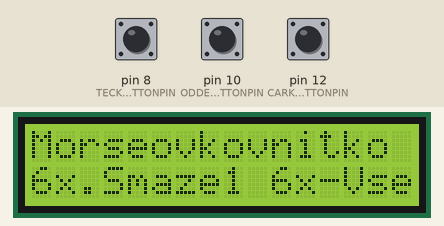
Bench run of a sketch on a simulated Arduino Uno, built with avr-gcc and run on an emulated ATmega328P. Parts: 16×2 character LCD. The inputs (shaded band) are chosen by the test bench; at power-on: pin 8 (TECKABUTTONPIN) LOW, pin 10 (ODDELBUTTONPIN) LOW, pin 12 (CARKABUTTONPIN) LOW.

Above: at 1.2 s.
1.3 s: pin 8 (TECKABUTTONPIN) pulled HIGH for 0.15 s
At 2.6 s:
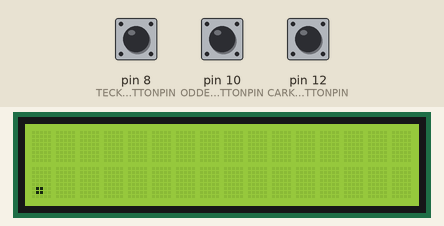
2.9 s: pin 10 (ODDELBUTTONPIN) pulled HIGH for 0.15 s
At 3.8 s:
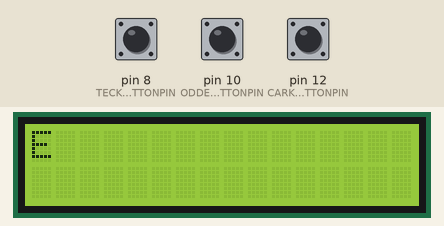
4.5 s: pin 12 (CARKABUTTONPIN) pulled HIGH for 0.15 s
6.1 s: pin 10 (ODDELBUTTONPIN) pulled HIGH for 1 s
At 7.5 s:
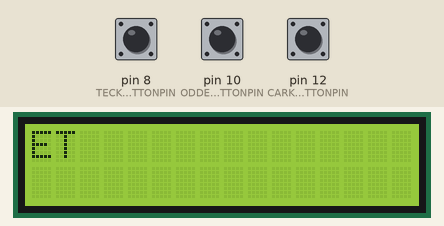
8.6 s: pin 8 (TECKABUTTONPIN) pulled HIGH for 1 s
11.1 s: pin 10 (ODDELBUTTONPIN) pulled HIGH for 0.15 s
At 12.5 s:
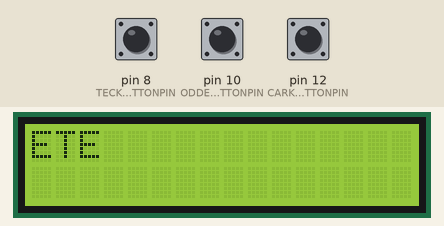
Timing chart, 0 to 13.7 s (numbered marks = the images above; inputs shaded):
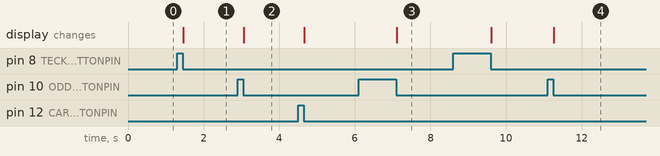

Measured:
- after the input at 1.3 s, the display: changes after 0.15 s (image 1)
- after the input at 2.9 s, the display: changes after 0.15 s (image 2)
- after the input at 6.1 s, the display: changes after 1.0 s (image 3)
- after the input at 11.1 s, the display: changes after 0.16 s (image 4)

The sketch:

script.ino
```cpp
/*ZAPISOVÁTKO MORSEOVY ABECEDY
 Využívá 3 tlačíka (tečka, čárka, oddělovač)
 Zapisuje na LCD
 https://github.com/tesar-tech/arduino_and_morse_code
*/
#include <Wire.h> // pro práci s I2C
#include <LiquidCrystal_I2C.h> // pro práci s displayem


#define CARKABUTTONPIN 12
#define TECKABUTTONPIN 8
#define ODDELBUTTONPIN 10
#define DISPLAY_NUMOFCOLUMNS 16 //Pracuji s displayem 16x2


int carkaButtonState = 0;
int carkaButtonLastState = 0;
int teckaButtonState = 0;
int teckaButtonLastState = 0;
int oddelButtonState = 0;
int oddelButtonLastState = 0;
String tonesBuffer;
String text;
String expectedText;

String symbolsAlphabet[][2] =
{
	{ ".-","A" },
	{ "-...","B" },
	{ "-.-.","C" },
	{ "-..","D" },
	{ ".","E" },
	{ "..-.","F" },
	{ "--.","G" },
	{ "....","H" },
	{ "..","I" },
	{ ".---","J" },
	{ "-.-","K" },
	{ ".-..","L" },
	{ "--","M" },
	{ "-.","N" },
	{ "---","O" },
	{ ".--.","P" },
	{ "--.-","Q" },
	{ ".-.","R" },
	{ "...","S" },
	{ "-","T" },
	{ "..-","U" },
	{ "...-","V" },
	{ ".--","W" },
	{ "-..-","X" },
	{ "-.--","Y" },
	{ "--..","Z" },
	{ ".----","1" },
	{ "..---","2" },
	{ "...--","3" },
	{ "....-","4" },
	{ ".....","5" },
	{ "-....","6" },
	{ "--...","7" },
	{ "---..","8" },
	{ "----.","9" },
	{ "-----","0"}
};

LiquidCrystal_I2C lcd(0x27, DISPLAY_NUMOFCOLUMNS, 2);
char getToneFromButtonStates()
{
	//vrátí v případě uvolnění tlačítka
	//tedy když nynější stav je 0, předchozí 1

	if (!carkaButtonState&& carkaButtonLastState)
		return '-';
	if (!teckaButtonState && teckaButtonLastState)
		return '.';
	if (!oddelButtonState && oddelButtonLastState)
		return ' ';

	return (char)0;

}


char getSymbolFromBuffer()
{
	if (tonesBuffer == "")
		return ' '; //udělá mezeru, pokud předím nejsou žádné znaky

	for (int i = 0; i < sizeof symbolsAlphabet / sizeof symbolsAlphabet[0]; i++)
		//Projdu všechny symboly a porovnávám buffer s abecedou
		if (tonesBuffer == symbolsAlphabet[i][0])
			return symbolsAlphabet[i][1][0];//pokud se rovna vrátím daný symbol

	//Buffer neodpovídá žádnému symbolu, pošlu tedy nic
	return (char)0;
}

void extractActionFromTonesBuffer()
{
	if (tonesBuffer == "......")//6x tečka
		text.remove(text.length() - 1, 1);//umaže jedno písmeno
	if (tonesBuffer == "------")//6x čárka
		text = "";//smaže celý text
}


void setup() {

	lcd.init();
	lcd.backlight();
	lcd.print("Morseovkovnitko");
	lcd.setCursor(0, 1);
	lcd.print("6x.Smaze1 6x-Vse");

	pinMode(CARKABUTTONPIN, INPUT);
	pinMode(TECKABUTTONPIN, INPUT);
	pinMode(ODDELBUTTONPIN, INPUT);
}

void loop() {

	//načtení stavů tlačítek
	carkaButtonState = digitalRead(CARKABUTTONPIN);
	teckaButtonState = digitalRead(TECKABUTTONPIN);
	oddelButtonState = digitalRead(ODDELBUTTONPIN);

	char tone = getToneFromButtonStates();//zjistí jestli a jaké tlačítko je stisklé

	if (tone != (char)0)
	{
		if (tone == ' ')//ukončuji sekvenci tónů, hledám symbol
		{
			char symbol = getSymbolFromBuffer();

			if (symbol != (char)0)//Sled tónů nalezl nějaký symbol, zapíše se do textu
			{
				text += symbol;
				if (text.length() > DISPLAY_NUMOFCOLUMNS)//Pokud přesáhne počet znaků velikost displaye,
					//napíše se nový znak na první místo. Ostatní se vymažou.
				{
					text = (String)symbol;
				}
			}
			else//Sled tónů nedává žádný symbol, ale možná nějakou akci (například vymazání znaku)
			{
				extractActionFromTonesBuffer();
			}
			tonesBuffer = "";//vymaže se buffer (čárky a tečky)
		}
		else//čárka nebo tečka
		{
			tonesBuffer += tone;
			if (tonesBuffer.length() > DISPLAY_NUMOFCOLUMNS)//pokud je tónů víc než velikost displaye, vymže se buffer
			{
				tonesBuffer = (String)tone;
			}
		}

		//psaní na display se provádí pouze v případě, že bylo zmačknuté nějaké tlačítko

		lcd.clear();//vyčistí se display
		lcd.print(text);//napíše se text
		lcd.setCursor(0, 1);
		lcd.print(tonesBuffer);//napíše se sled tónů

	}

	//aktualizuje se předchozí stav
	carkaButtonLastState = carkaButtonState;
	teckaButtonLastState = teckaButtonState;
	oddelButtonLastState = oddelButtonState;

}
```
